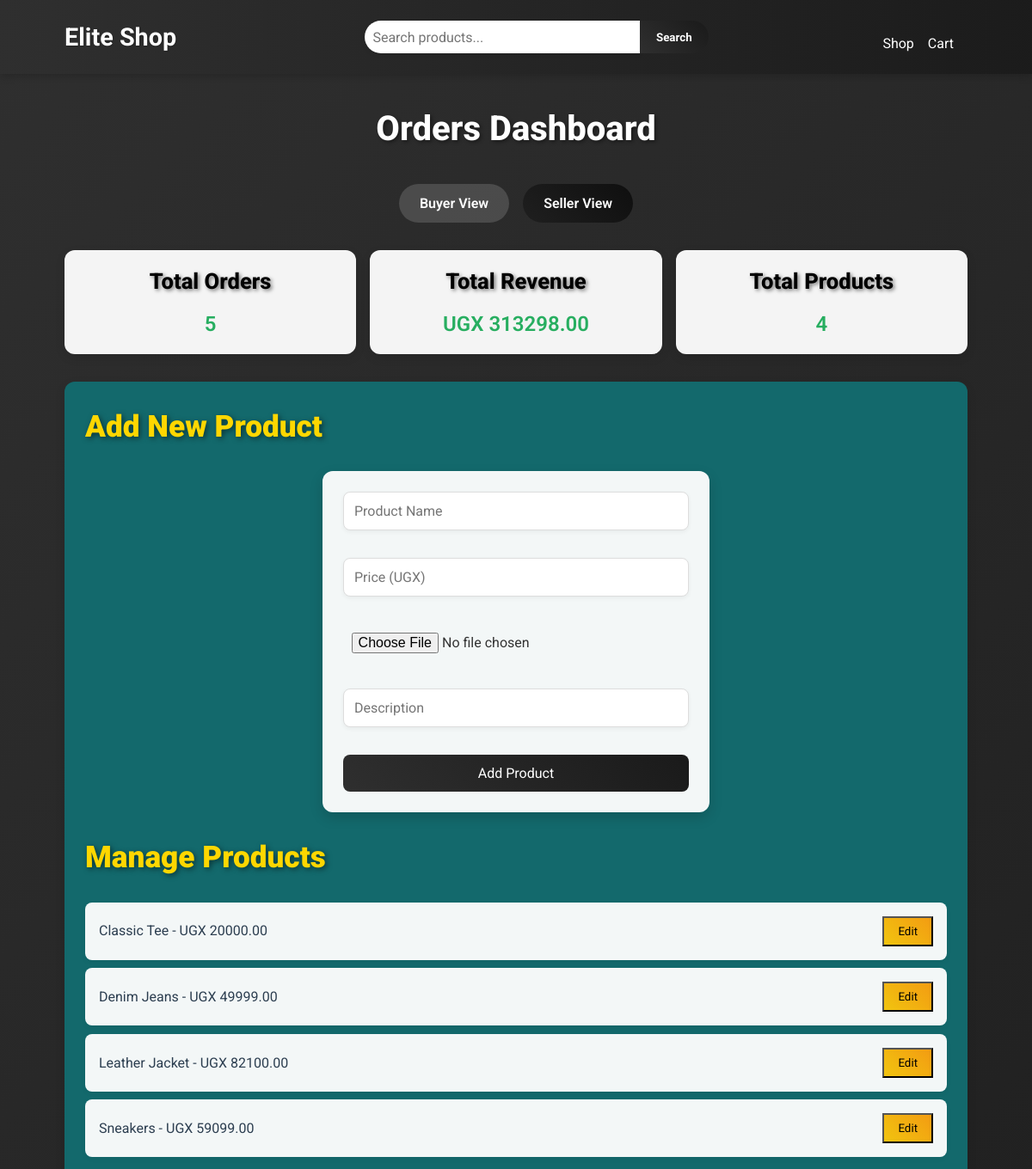
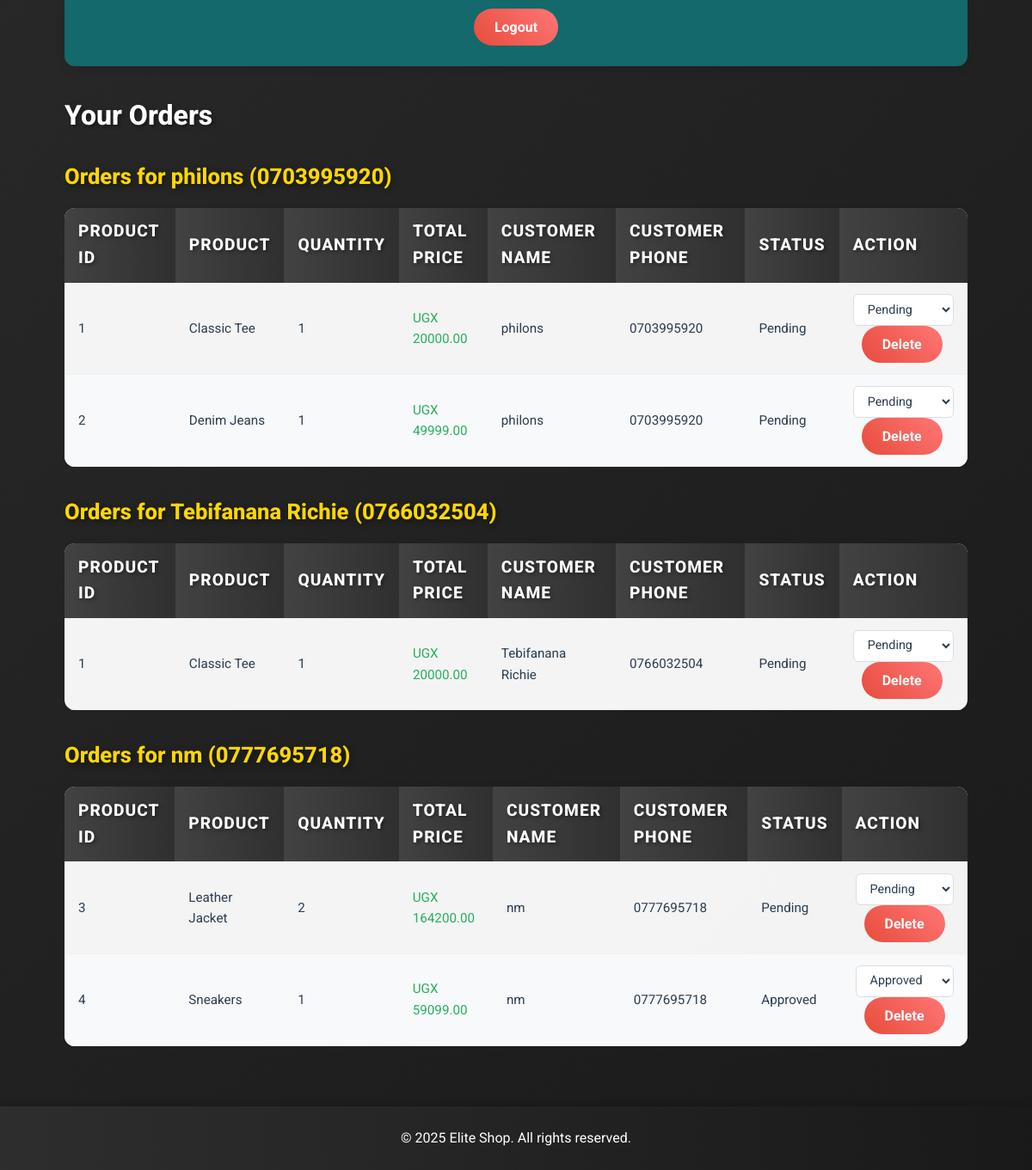
/orders?role=seller (signed in), run on the app's committed database (2 pictures, top to bottom).
### app.py (models this page shows)
class Product(db.Model):
    id = db.Column(db.Integer, primary_key=True)
    name = db.Column(db.String(100), nullable=False)
    price = db.Column(db.Float, nullable=False)
    image = db.Column(db.String(100), nullable=False)
    description = db.Column(db.String(200))

class Order(db.Model):
    id = db.Column(db.Integer, primary_key=True)
    product_id = db.Column(db.Integer, db.ForeignKey('product.id'), nullable=False)
    quantity = db.Column(db.Integer, nullable=False)
    customer_name = db.Column(db.String(100), nullable=False)
    customer_phone = db.Column(db.String(20), nullable=False)
    status = db.Column(db.String(20), default='Pending')
    product = db.relationship('Product')

### app.py (the view, shortened to what this page needs)
@app.route('/orders', methods=['GET', 'POST'])
def orders():
    role = request.args.get('role', 'buyer')
    if role == 'buyer' and request.method == 'POST' and 'buyer_phone' in request.form:
        phone = request.form['buyer_phone']
        if Order.query.filter_by(customer_phone=phone).first():
            session['buyer_phone'] = phone
        else:
            return render_template('orders.html', role=role, error="No orders found for this phone number")
    if role == 'seller' and request.method == 'POST' and 'password' in request.form:
        password = request.form.get('password')
        if password == ADMIN_PASSWORD:
            session['admin_logged_in'] = True
        else:
            return render_template('orders.html', role=role, error="Incorrect password")
    if role == 'buyer' and not session.get('buyer_phone'):
        return render_template('orders.html', role=role)
    if role == 'seller' and not session.get('admin_logged_in'):
        return render_template('orders.html', role=role)
    if role == 'buyer':
        buyer_phone = session.get('buyer_phone')
        orders = db.session.query(Order.product_id, func.sum(Order.quantity).label('total_quantity'), Order.status) \
            .filter_by(customer_phone=buyer_phone) \
            .group_by(Order.product_id, Order.status).all()
        order_list = []
        total_spent = 0
        for product_id, quantity, status in orders:
            product = Product.query.get(product_id)
            order_list.append({
                'product_id': product_id,
                'name': product.name,
                'quantity': quantity,
                'total_price': product.price * quantity,
                'status': status
            })
            total_spent += product.price * quantity
        dashboard_data = {
            'total_orders': len(orders),
            'total_spent': total_spent
        }
    elif role == 'seller' and session.get('admin_logged_in'):
        orders = db.session.query(Order.product_id, func.sum(Order.quantity).label('total_quantity'),
                                  Order.customer_name, Order.customer_phone, Order.status) \
            .group_by(Order.product_id, Order.customer_name, Order.customer_phone, Order.status).all()
        order_list = []
        total_revenue = 0
        for product_id, quantity, customer_name, customer_phone, status in orders:
            product = Product.query.get(product_id)
            order_list.append({
                'product_id': product_id,
                'name': product.name,
                'quantity': quantity,
                'total_price': product.price * quantity,
                'customer_name': customer_name,
                'customer_phone': customer_phone,
                'status': status
            })
            total_revenue += product.price * quantity
        products = Product.query.all()
        dashboard_data = {
            'total_orders': len(orders),
            'total_revenue': total_revenue,
            'products_count': len(products)
        }
    else:
        return redirect(url_for('orders'))
    return render_template('orders.html', orders=order_list, role=role, dashboard_data=dashboard_data,
                           admin_logged_in=session.get('admin_logged_in'),
                           products=products if role == 'seller' else None,
                           buyer_phone=session.get('buyer_phone') if role == 'buyer' else None)

### templates/orders.html (shortened to what this page needs)
<!DOCTYPE html>
<html lang="en">
<head>
    <link rel="stylesheet" href="{{ url_for('static', filename='style.css') }}">
</head>
<body>
    <header>
        <div class="container">
            <h1 class="logo">Elite Shop</h1>
            <form method="POST" action="/search" class="search-form">
                <input type="text" name="search" placeholder="Search products..." class="search-input">
                <button type="submit" class="search-btn">Search</button>
            </form>
            <nav>
                <a href="/">Shop</a>
                <a href="/cart">Cart</a>
            </nav>
        </div>
    </header>
    <section class="orders-section">
        <div class="main-container">
            <h2>Orders Dashboard</h2>
            <div class="dashboard-toggle">
                <a href="{{ url_for('orders', role='buyer') }}" class="toggle-btn {% if role == 'buyer' %}active{% endif %}">Buyer View</a>
                <a href="{{ url_for('orders', role='seller') }}" class="toggle-btn {% if role == 'seller' %}active{% endif %}">Seller View</a>
            </div>
            {% if role == 'buyer' and not buyer_phone %}
                <div class="buyer-login">
                    <h3>Buyer Login</h3>
                    {% if error %}
                        <p class="message">{{ error }}</p>
                    {% endif %}
                    <form method="POST">
                        <input type="tel" name="buyer_phone" placeholder="Enter Your Phone Number" required pattern="[0-9]{10}" title="Enter a 10-digit phone number">
                        <button type="submit" class="btn">View Orders</button>
                    </form>
                </div>
            {% else %}
                <div class="stats-container">
                    {% if role == 'buyer' %}
                        <div class="stat-card">
                            <h3>Total Orders</h3>
                            <p>{{ dashboard_data.total_orders }}</p>
                        </div>
                        <div class="stat-card">
                            <h3>Total Spent</h3>
                            <p>UGX {{ "%.2f"|format(dashboard_data.total_spent) }}</p>
                        </div>
                    {% elif role == 'seller' %}
                        <div class="stat-card">
                            <h3>Total Orders</h3>
                            <p>{{ dashboard_data.total_orders }}</p>
                        </div>
                        <div class="stat-card">
                            <h3>Total Revenue</h3>
                            <p>UGX {{ "%.2f"|format(dashboard_data.total_revenue) }}</p>
                        </div>
                        <div class="stat-card">
                            <h3>Total Products</h3>
                            <p>{{ dashboard_data.products_count }}</p>
                        </div>
                    {% endif %}
                </div>
                {% if role == 'seller' %}
                    <div class="admin-panel">
                        <h3>Add New Product</h3>
                        <form method="POST" class="admin-form" enctype="multipart/form-data">
                            <input type="text" name="product_name" placeholder="Product Name" required>
                            <input type="number" name="product_price" placeholder="Price (UGX)" step="0.01" required>
                            <input type="file" name="product_image" accept="image/*" required>
                            <input type="text" name="product_description" placeholder="Description" required>
                            <button type="submit">Add Product</button>
                        </form>
                        <h3>Manage Products</h3>
                        <div class="products-list">
                            {% for product in products %}
                            <div class="product-item">
                                <p>{{ product.name }} - UGX {{ "%.2f"|format(product.price) }}</p>
                                <button onclick="showEditForm({{ product.id }})" class="edit-btn">Edit</button>
                            </div>
                            {% endfor %}
                        </div>
                        <form method="POST" action="{{ url_for('logout', role='seller') }}" class="logout-form">
                            <button type="submit" class="btn remove-btn">Logout</button>
                        </form>
                    </div>
                {% endif %}
                <h3 class="orders-title">Your Orders</h3>
                {% if orders %}
                    {% if role == 'buyer' %}
                        <div class="order-table-container">
                            <h4 class="customer-header">Your Orders ({{ buyer_phone }})</h4>
                            <table class="order-table">
                                <thead>
                                    <tr>
                                        <th>Product ID</th>
                                        <th>Product</th>
                                        <th>Quantity</th>
                                        <th>Total Price</th>
                                        <th>Status</th>
                                    </tr>
                                </thead>
                                <tbody>
                                    {% for order in orders %}
                                    <tr>
                                        <td>{{ order.product_id }}</td>
                                        <td>{{ order.name }}</td>
                                        <td>{{ order.quantity }}</td>
                                        <td class="money">UGX {{ "%.2f"|format(order.total_price) }}</td>
                                        <td>{{ order.status }}</td>
                                    </tr>
                                    {% endfor %}
                                </tbody>
                            </table>
                        </div>
                    {% else %}
                        {% set grouped_orders = orders | groupby('customer_phone') %}
                        {% for phone, customer_orders in grouped_orders %}
                        <div class="order-table-container">
                            <h4 class="customer-header">Orders for {{ customer_orders[0].customer_name }} ({{ phone }})</h4>
                            <table class="order-table">
                                <thead>
                                    <tr>
                                        <th>Product ID</th>
                                        <th>Product</th>
                                        <th>Quantity</th>
                                        <th>Total Price</th>
                                        <th>Customer Name</th>
                                        <th>Customer Phone</th>
                                        <th>Status</th>
                                        <th>Action</th>
                                    </tr>
                                </thead>
                                <tbody>
                                    {% for order in customer_orders %}
                                    <tr>
                                        <td>{{ order.product_id }}</td>
                                        <td>{{ order.name }}</td>
                                        <td>{{ order.quantity }}</td>
                                        <td class="money">UGX {{ "%.2f"|format(order.total_price) }}</td>
                                        <td>{{ order.customer_name }}</td>
                                        <td>{{ order.customer_phone }}</td>
                                        <td>{{ order.status }}</td>
                                        <td>
                                            <form method="POST" class="status-form" style="display: inline;">
                                                <select name="status" onchange="this.form.submit()">
                                                    <option value="Pending" {% if order.status == 'Pending' %}selected{% endif %}>Pending</option>
                                                    <option value="Approved" {% if order.status == 'Approved' %}selected{% endif %}>Approved</option>
                                                </select>
                                            </form>
                                            <button onclick="deleteOrder({{ order.product_id }}, '{{ order.customer_phone }}')" class="btn remove-btn" style="margin-left: 10px;">Delete</button>
                                        </td>
                                    </tr>
                                    {% endfor %}
                                </tbody>
                            </table>
                        </div>
                        {% endfor %}
                    {% endif %}
                {% else %}
                    <p class="message">No orders found.</p>
                {% endif %}
            {% endif %}
        </div>
    </section>
    <footer>
        <div class="container">
            <p>© 2025 Elite Shop. All rights reserved.</p>
        </div>
    </footer>
</body>
</html>

### data on the page
Product: name "Classic Tee", price "20000.00", product_id "1", quantity "1", total_price "20000.00", customer_name "philons", customer_phone "0703995920", status "Pending", customer_name "Tebifanana Richie", customer_phone "0766032504"
Product: name "Denim Jeans", price "49999.00", product_id "2", quantity "1", total_price "49999.00", customer_name "philons", customer_phone "0703995920", status "Pending"
Product: name "Leather Jacket", price "82100.00", product_id "3", quantity "2", total_price "164200.00", customer_name "nm", customer_phone "0777695718", status "Pending"
Product: name "Sneakers", price "59099.00", product_id "4", quantity "1", total_price "59099.00", customer_name "nm", customer_phone "0777695718", status "Approved"
Order: customer_name "Tebifanana Richie", customer_phone "0766032504"

### other printed values
{{ dashboard_data.total_orders }} "5"
{{ "%.2f"|format(dashboard_data.total_revenue) }} "313298.00"
{{ dashboard_data.products_count }} "4"
{{ customer_orders[0].customer_name }} "philons" "nm"
{{ phone }} "0703995920" "0777695718"
